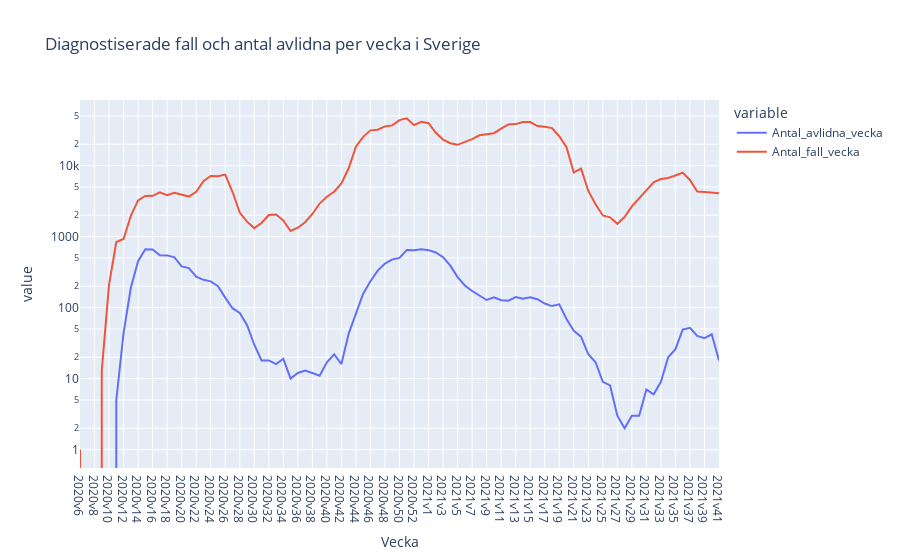

The code cell stored with this chart in its notebook:
### Code cell
fig = px.line(covid_veckodata_riket, x="Vecka", y=["Antal_avlidna_vecka", "Antal_fall_vecka"], title="Diagnostiserade fall och antal avlidna per vecka i Sverige", log_y=True) 

fig.show()
fig.write_html("Diagnostiserade fall och antal avlidna per vecka i Sverige")

### Figure 1 — Plotly figure (JSON) as saved in the notebook; plotly's stock layout.template omitted (floating-point values rounded to 4 significant figures)
{"data": [{"hovertemplate": "variable=Antal_avlidna_vecka<br>Vecka=%{x}<br>value=%{y}<extra></extra>", "legendgroup": "Antal_avlidna_vecka", "line": {"color": "#636efa", "dash": "solid"}, "marker": {"symbol": "circle"}, "mode": "lines", "name": "Antal_avlidna_vecka", "orientation": "v", "showlegend": true, "type": "scatter", "x": ["2020v6", "2020v7", "2020v8", "2020v9", "2020v10", "2020v11", "2020v12", "2020v13", "2020v14", "2020v15", "2020v16", "2020v17", "2020v18", "2020v19", "2020v20", "2020v21", "2020v22", "2020v23", "2020v24", "2020v25", "2020v26", "2020v27", "2020v28", "2020v29", "2020v30", "2020v31", "2020v32", "2020v33", "2020v34", "2020v35", "2020v36", "2020v37", "2020v38", "2020v39", "2020v40", "2020v41", "2020v42", "2020v43", "2020v44", "2020v45", "2020v46", "2020v47", "2020v48", "2020v49", "2020v50", "2020v51", "2020v52", "2020v53", "2021v1", "2021v2", "2021v3", "2021v4", "2021v5", "2021v6", "2021v7", "2021v8", "2021v9", "2021v10", "2021v11", "2021v12", "2021v13", "2021v14", "2021v15", "2021v16", "2021v17", "2021v18", "2021v19", "2021v20", "2021v21", "2021v22", "2021v23", "2021v24", "2021v25", "2021v26", "2021v27", "2021v28", "2021v29", "2021v30", "2021v31", "2021v32", "2021v33", "2021v34", "2021v35", "2021v36", "2021v37", "2021v38", "2021v39", "2021v40", "2021v41"], "xaxis": "x", "y": [0, 0, 0, 0, 0, 5, 44, 190, 451, 664, 657, 546, 543, 509, 380, 360, 272, 246, 234, 200, 138, 98, 84, 57, 30, 18, 18, 16, 19, 10, 12, 13, 12, 11, 17, 22, 16, 43, 82, 157, 235, 332, 417, 476, 501, 645, 643, 663, 644, 598, 513, 389, 269, 205, 171, 146, 128, 140, 127, 125, 141, 133, 140, 131, 114, 105, 111, 69, 47, 39, 22, 17, 9, 8, 3, 2, 3, 3, 7, 6, 9, 20, 26, 49, 52, 40, 37, 42, 18], "yaxis": "y"}, {"hovertemplate": "variable=Antal_fall_vecka<br>Vecka=%{x}<br>value=%{y}<extra></extra>", "legendgroup": "Antal_fall_vecka", "line": {"color": "#EF553B", "dash": "solid"}, "marker": {"symbol": "circle"}, "mode": "lines", "name": "Antal_fall_vecka", "orientation": "v", "showlegend": true, "type": "scatter", "x": ["2020v6", "2020v7", "2020v8", "2020v9", "2020v10", "2020v11", "2020v12", "2020v13", "2020v14", "2020v15", "2020v16", "2020v17", "2020v18", "2020v19", "2020v20", "2020v21", "2020v22", "2020v23", "2020v24", "2020v25", "2020v26", "2020v27", "2020v28", "2020v29", "2020v30", "2020v31", "2020v32", "2020v33", "2020v34", "2020v35", "2020v36", "2020v37", "2020v38", "2020v39", "2020v40", "2020v41", "2020v42", "2020v43", "2020v44", "2020v45", "2020v46", "2020v47", "2020v48", "2020v49", "2020v50", "2020v51", "2020v52", "2020v53", "2021v1", "2021v2", "2021v3", "2021v4", "2021v5", "2021v6", "2021v7", "2021v8", "2021v9", "2021v10", "2021v11", "2021v12", "2021v13", "2021v14", "2021v15", "2021v16", "2021v17", "2021v18", "2021v19", "2021v20", "2021v21", "2021v22", "2021v23", "2021v24", "2021v25", "2021v26", "2021v27", "2021v28", "2021v29", "2021v30", "2021v31", "2021v32", "2021v33", "2021v34", "2021v35", "2021v36", "2021v37", "2021v38", "2021v39", "2021v40", "2021v41"], "xaxis": "x", "y": [1, 0, 0, 13, 211, 838, 924, 1957, 3229, 3740, 3752, 4203, 3832, 4153, 3869, 3659, 4280, 6021, 7123, 7073, 7455, 4279, 2179, 1622, 1316, 1556, 2014, 2052, 1687, 1200, 1332, 1592, 2080, 2919, 3642, 4278, 5620, 9155, 18474, 25405, 31319, 31944, 35560, 36837, 43631, 46177, 37134, 41323, 39455, 28942, 23230, 20660, 19605, 21283, 23615, 26690, 27748, 28555, 33033, 37881, 38386, 41147, 41038, 36032, 35306, 33680, 25916, 18169, 7974, 9094, 4394, 2848, 1982, 1869, 1514, 1881, 2662, 3459, 4608, 5820, 6466, 6688, 7236, 7972, 6266, 4298, 4241, 4141, 4062], "yaxis": "y"}], "layout": {"legend": {"title": {"text": "variable"}, "tracegroupgap": 0}, "title": {"text": "Diagnostiserade fall och antal avlidna per vecka i Sverige"}, "xaxis": {"anchor": "y", "domain": [0, 1], "title": {"text": "Vecka"}}, "yaxis": {"anchor": "x", "domain": [0, 1], "title": {"text": "value"}, "type": "log"}}}
